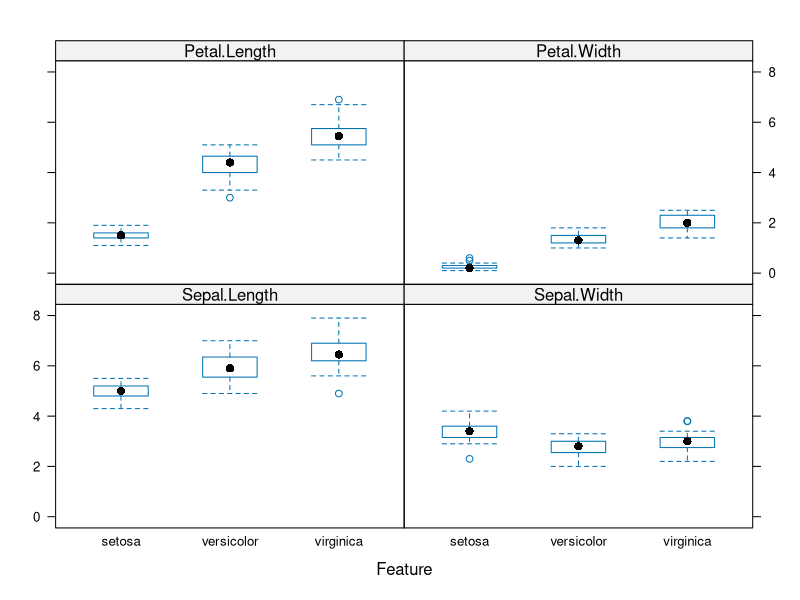
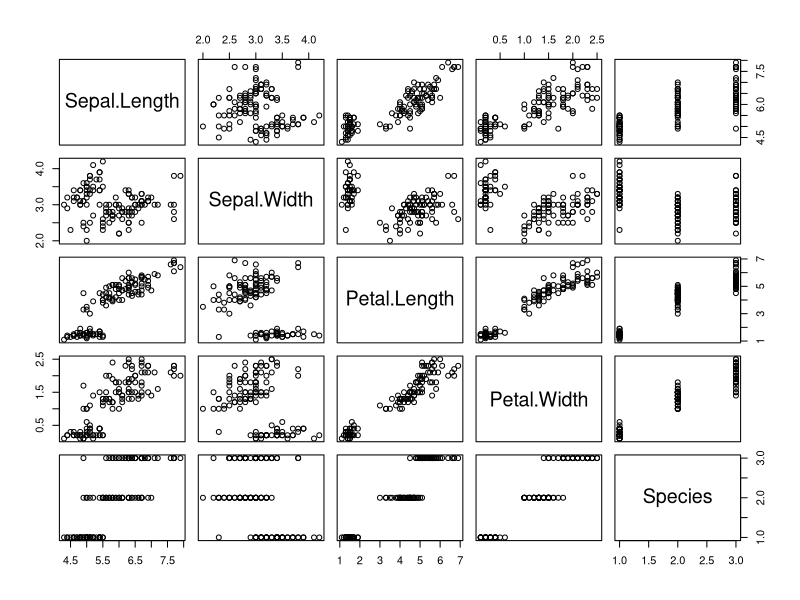

Recreate these plots in R, in order.
library(caret)
data(iris)

my.data <- iris
validation.index <- createDataPartition(my.data$Species,
					p = 0.8,
					list = FALSE)
validation <- my.data[-validation.index,]
dataset <- my.data[validation.index,]

# Define input and output
x <- dataset[,1:4]
y <- dataset[,5]
################################################ Visuals start

# Univariate plots
# Boxplot for each attribute on one image
#par(mfrow=c(1,4))
#for(i in 1:4) {
#	boxplot(x[,i], main = names(iris)[i])
#}

# Barplot for class breakdown
#plot(y)

# Multivariate plots. TODO: THE BELOW DOESN'T FUCKING WORK!! NOTHING!!!
# Scatterplot matrix
#featurePlot(x=x, y=y, plot="ellipse")

# Box and whisker plots for each attribute
print(featurePlot(x=x, y=y, plot="box"))
plot(dataset)
################################################ Visuals end
